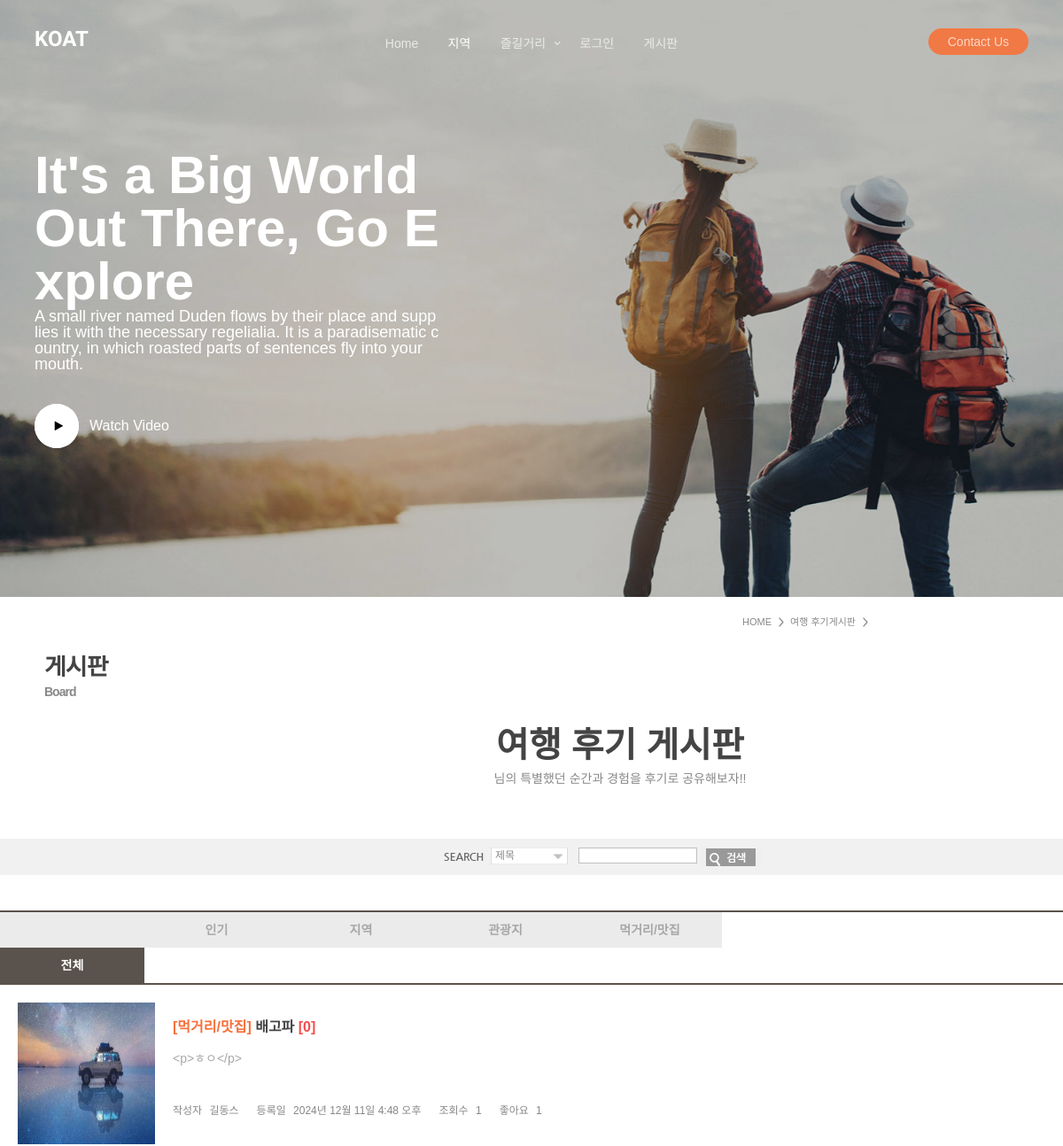
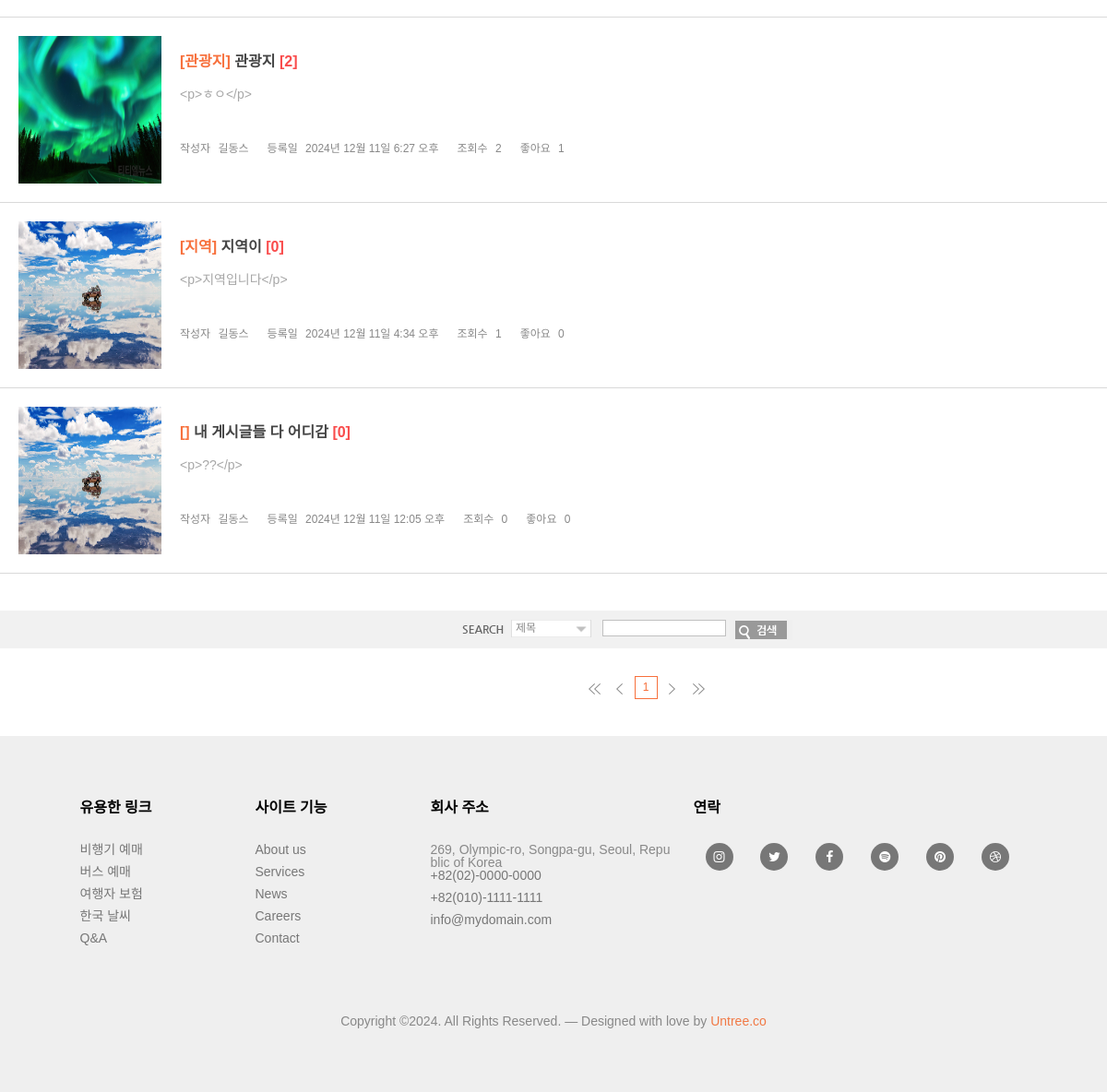
/board/blist/, run on the app's committed database (2 pictures, top to bottom).
### board/models.py (models this page shows, shortened)
class Board(models.Model):
  b_no = models.AutoField(primary_key=True)
  member = models.ForeignKey(Member,on_delete=models.DO_NOTHING, null=True)
  b_like_members = models.ManyToManyField(Member,default='', related_name='like_member')
  b_dislike_members = models.ManyToManyField(Member,default='', related_name='dislike_member')
  b_title = models.CharField(max_length=30)
  b_content = models.TextField()
  b_hit = models.IntegerField(default=0)
  b_header = models.CharField(max_length=10, null=True, blank=True)
  b_date = models.DateTimeField(auto_now=True)
  b_file = models.ManyToManyField('BoardFile', blank=True)  # ManyToManyField로 이미지 여러 개 연결

class BoardFile(models.Model):
  b_board = models.ForeignKey(Board, related_name='files', on_delete=models.CASCADE)  # Board와 연결
  b_file = models.ImageField(upload_to='board/', null=True, blank=True)  # 이미지 파일 필드

### member/models.py (models this page shows, shortened)
class Member(models.Model):
  m_id = models.CharField(max_length=50,primary_key=True)
  m_password = models.CharField(max_length=100)
  m_username = models.CharField(max_length=100)
  m_nickName = models.CharField(max_length=100)
  m_gender = models.CharField(max_length=10, default='남자')
  m_email = models.CharField(max_length=100)
  m_date = models.DateTimeField(auto_now=True)
  m_auth = models.IntegerField(default=1)

### board/views.py (the view, shortened to what this page needs)
# urls.py: path('blist/',views.blist,name='blist'),
def blist(request):
  npage = int(request.GET.get('npage',1))
  b_header = request.GET.get('b_header','')
  cl = request.GET.get('cl','')
  searchType = request.GET.get('type','b_title')
  qs = Board.objects.all().order_by('-b_no')
  if b_header == '인기':
    qs = qs.annotate(like_count=Count('b_like_members'))  # b_like_members의 수를 세기
    qs = qs.filter(like_count__gte=1)
  elif b_header:
    qs = qs.filter(b_header=b_header)
  qs = qs.annotate(comment_count=Count('comment')) # 댓글 수 표시
  paginator = Paginator(qs,5)
  blist = paginator.get_page(npage)
  context = {'blist':blist,'npage':npage,'cl':cl,'searchType':searchType}
  return render(request,'blist.html',context)

### board/templates/blist.html (shortened to what this page needs)
{% extends "bbase.html" %}
{% block container-block %}
{% load static %}
<!doctype html>
<html lang="en">
<head>
  <link rel="stylesheet" href="{% static 'fonts/icomoon/style.css'%}">
  <link rel="stylesheet" href="{% static 'fonts/flaticon/font/flaticon.css'%}">
  <link rel="stylesheet" href="{% static 'css/tiny-slider.css'%}">
  <link rel="stylesheet" href="{% static 'css/aos.css'%}">
  <link rel="stylesheet" href="{% static 'css/flatpickr.min.css'%}">
  <link rel="stylesheet" href="{% static 'css/glightbox.min.css'%}">
  <link rel="stylesheet" href="{% static 'css/style.css'%}">
	<link rel="stylesheet" type="text/css" href="{% static 'css/reset.css'%}" />
	<link rel="stylesheet" type="text/css" href="{% static 'css/layout.css'%}" />
	<link rel="stylesheet" type="text/css" href="{% static 'css/content.css'%}" />
</head>
<body>
	<nav class="site-nav mt-3">
		<div class="container">
			<div class="site-navigation">
				<div class="row">
					<div class="col-6 col-lg-3">
						<a href="/" class="logo m-0 float-start">KOAT</a>
					</div>
					<div class="col-lg-6 d-none d-lg-inline-block text-center nav-center-wrap">
						<ul class="js-clone-nav  text-center site-menu p-0 m-0">
							<li><a href="/">Home</a></li>
							<li class="active"><a href="about.html">지역</a></li>
							<li class="has-children">
								<a href="#">즐길거리</a>
							</li>
							{% if not request.session.session_m_id %}
								<li><a href="/member/login/">로그인</a></li>
							{% else %}
								<li><a href="/member/logout/">로그아웃</a></li>
							{% endif %}
							<li><a href="/board/blist/">게시판</a></li>
						</ul>
					</div>
					<div class="col-6 col-lg-3 text-lg-end">
						<ul class="js-clone-nav d-none d-lg-inline-block text-end site-menu ">
							<li class="cta-button"><a href="contact.html">Contact Us</a></li>
						</ul>
					</div>
				</div>
			</div>
		</div>
	</nav>
	<div class="hero overlay">
		<div class="img-bg rellax">
			<img src="/static/images/hero_1.jpg" alt="Image" class="img-fluid">
		</div>
		<div class="container">
			<div class="row align-items-center justify-content-start">
				<div class="col-lg-5">
					<h1 class="heading" data-aos="fade-up">It's a Big World Out There, Go Explore</h1>
					<p class="mb-5" data-aos="fade-up">A small river named Duden flows by their place and supplies it with the necessary regelialia. It is a paradisematic country, in which roasted parts of sentences fly into your mouth.</p>
					<div data-aos="fade-up">
						<a href="https://www.youtube.com/watch?v=5n-e6lOhVq0" class="play-button align-items-center d-flex glightbox3" >
							<span class="icon-button me-3">
								<span class="icon-play"></span>
							</span>
							<span class="caption">Watch Video</span>
						</a>
					</div>
				</div>
			</div>
		</div>
	</div>
	<div id="container">
		<div id="location">
			<ol>
				<li><a href="/">HOME</a></li>
				<li><a href="/board/blist/">여행 후기게시판</a></li>
			</ol>
		</div>
		<div id="outbox">
			<div id="left">
				<div id="title2"><a>게시판<span>Board</span></div>
			</div><script type="text/javascript">initSubmenu(2,0);</script>
			<div id="contents">
				<div id="mypage">
					<h2><strong>여행 후기 게시판</strong>
						<span>{{request.session.session_m_nickName}}님의 특별했던 순간과 경험을 후기로 공유해보자!!</span></h2>
					<div class="searchWrap">
						<form method='get' action="{% url 'board:blist' %}">
							<div class="search">
								<ul>
									<li class="web"><img src="/static/images/txt/txt_search.gif" alt="search" /></li>
									<li class="se">
									</li>
									<li><input type="text" name='cl' class="searchInput" /></li>
									<li class="web">
                    <button type="submit"><img src="/static/images/btn/btn_search.gif" alt="검색" /></button>
                	</li>
								</ul>
							</div>
						</form>
					</div>
					<div class="productTab normaltab">
						<ul>
							<li><a href="/board/blist/" class = "{% if not request.GET.b_header %}on{% endif %}">전체</a></li>
							<li><a href="/board/blist/?b_header=인기" class="{% if request.GET.b_header == '인기' %}on{% endif %}">인기</a></li>
							<li><a href="/board/blist/?b_header=지역" class="{% if request.GET.b_header == '지역' %}on{% endif %}">지역</a></li>
							<li><a href="/board/blist/?b_header=관광지" class="{% if request.GET.b_header == '관광지' %}on{% endif %}">관광지</a></li>
							<li><a href="/board/blist/?b_header=먹거리/맛집" class="{% if request.GET.b_header == '먹거리/맛집' %}on{% endif %}">먹거리/맛집</a></li>
						</ul>
					</div>
					<div class="imgListType">
						<ul>
							{% if blist %}
								{% for board in blist %}
							<li>
								<div class="img">
									{% with board.b_file.all|first as first_file %}
										{% if first_file %}
												<a href='/board/bview/{{board.b_no}}/'><img src="{{ first_file.b_file.url }}" width="155" height="160" alt="{{ first_file.b_file.name }}" /></a>
										{% else %}
												<img src="/static/images/no_image.png" width="155" height="160" alt="No Image" />
										{% endif %}
									{% endwith %}
								</div>
								<div class="txt">
									<div class="subject">
										<a href="/board/bview/{{board.b_no}}/"><span class="orange">[{{board.b_header}}]</span> {{board.b_title}} <span style="color : #f94b4b;">[{{board.comment_count}}]</span></a>
									</div>
									<div class="conf">
										<a href='/board/bview/{{board.b_no}}/'>
											{{board.b_content}}
										</a>
									</div>
									<div class="data">
										<p>작성자 <span>{{board.member.m_nickName}}</span></p>
										<p>등록일 <span>{{board.b_date}}</span></p>
										<p>조회수 <span>{{board.b_hit}}</span></p>
										<p>좋아요 <span>{{board.b_like_members.count}}</span></p>
									</div>
								</div>
							</li>
								{% endfor %}
							{% endif %}
						</ul>
					</div>
					<div class="searchWrap">
						<form method='get' action="{% url 'board:blist' %}">
							<div class="search">
								<ul>
									<li class="web"><img src="/static/images/txt/txt_search.gif" alt="search" /></li>
									<li class="se">
									</li>
									<li><input type="text" name='cl' class="searchInput" /></li>
									<li class="web">
                    <button type="submit"><img src="/static/images/btn/btn_search.gif" alt="검색" /></button>
                	</li>
								</ul>
							</div>
						</form>
					</div>
					<div class="btnAreaList">
						<div class="allPageMoving1">
						{% if blist.has_previous %}
						<a href="/board/blist/?npage=1" class="n"><img src="/static/images/btn/btn_pre2.gif" alt="처음으로"/></a>
						<a href="/board/blist/?npage={{blist.previous_page_number}}" class="pre"><img src="/static/images/btn/btn_pre1.gif" alt="앞페이지로"/></a>
						{% else %}
						<a href="#" class="n"><img src="/static/images/btn/btn_pre2.gif" alt="처음으로"/></a>
						<a href="#" class="pre"><img src="/static/images/btn/btn_pre1.gif" alt="앞페이지로"/></a>
						{% endif %}
						{% for page in blist.paginator.page_range %}
							{% if page != npage %}
								<a href="/board/blist/?npage={{page}}">{{page}}</a>
							{% else %}
								<strong>{{page}}</strong>
							{% endif %}
						{% endfor %}
						{% if blist.has_next %}
						<a href="/board/blist/?npage={{blist.next_page_number}}" class="next"><img src="/static/images/btn/btn_next1.gif" alt="뒤페이지로"/></a>
						<a href="/board/blist/?npage={{blist.paginator.num_pages}}" class="n"><img src="/static/images/btn/btn_next2.gif" alt="마지막페이지로"/></a>
						{% else %}
						<a href="#" class="next"><img src="/static/images/btn/btn_next1.gif" alt="뒤페이지로"/></a>
						<a href="#" class="n"><img src="/static/images/btn/btn_next2.gif" alt="마지막페이지로"/></a>
						{% endif %}
						</div>
					</div>
				</div>
			</div>
		</div>
	</div>
	{% endblock container-block %}

### board/templates/bbase.html (shortened to what this page needs)
{% load static %}
{% block container-block %}
{% endblock container-block %}
	<div class="site-footer">
		<div class="container">
			<div class="row">
				<div class="col-lg-2 ml-auto">
					<div class="widget">
						<h3>유용한 링크</h3>
						<ul class="list-unstyled float-left links">
							<li><a href="https://www.skyscanner.co.kr/">비행기 예매</a></li>
							<li><a href="https://www.kobus.co.kr/main.do">버스 예매</a></li>
							<li><a href="https://www.mibankins.com/travel/">여행자 보험</a></li>
							<li><a href="https://www.weather.go.kr/w/index.do">한국 날씨</a></li>
							<li><a href="#">Q&A</a></li>
						</ul>
					</div>
				</div>
				<div class="col-lg-2">
					<div class="widget">
						<h3>사이트 기능</h3>
						<ul class="list-unstyled float-left links">
							<li><a href="#">About us</a></li>
							<li><a href="#">Services</a></li>
							<li><a href="#">News</a></li>
							<li><a href="#">Careers</a></li>
							<li><a href="#">Contact</a></li>
						</ul>
					</div>
				</div>
				<div class="col-lg-3">
					<div class="widget">
						<h3>회사 주소</h3>
						<address>	269, Olympic-ro, Songpa-gu, Seoul, Republic of Korea</address>
						<ul class="list-unstyled links mb-4">
							<li><a href="tel://11234567890">+82(02)-0000-0000</a></li>
							<li><a href="tel://11234567890">+82(010)-1111-1111</a></li>
							<li><a href="mailto:info@mydomain.com">info@mydomain.com</a></li>
						</ul>
					</div>
				</div>
				<div class="col-lg-4">
					<div class="widget">
						<h3>연락</h3>
						<ul class="list-unstyled social icoct">
							<li><a href="https://www.instagram.com/kto9suk9suk"><span class="icon-instagram"></span></a></li>
							<li><a href="https://x.com/kor_visitkorea"><span class="icon-twitter"></span></a></li>
							<li><a href="https://www.facebook.com/welcometoKTO"><span class="icon-facebook"></span></a></li>
							<li><a href="https://open.spotify.com/track/1IlMgzxAtjoNUPUmp8Omki?si=3d0feb86bdc54c9b"><span class="icon-spotify"></span></a></li>
							<li><a href="#"><span class="icon-pinterest"></span></a></li>
							<li><a href="#"><span class="icon-dribbble"></span></a></li>
						</ul>
					</div>
			</div>
			<div class="row mt-5">
				<div class="col-12 text-center">
					<p class="mb-0">Copyright &copy;. All Rights Reserved. &mdash; Designed with love by <a href="https://untree.co">Untree.co</a>
					</p>
				</div>
			</div>
		</div>
	</body>
	</html>

### static/css/layout.css (style rules this page uses)
html { overflow-y:scroll; width:100%; }

### static/css/content.css (style rules this page uses)
#container { position:relative; max-width:100%; padding:46px 0 40px 0; margin:0 auto; *zoom:1; }
#container:after { content:""; display:block; clear:both; }
#outbox { width:100%; margin:20px 0 0 0; overflow:hidden; }
#location { position:absolute; right:0; top:11px; overflow:hidden; }
#location ol { float:right; padding:0 0 0 7px; margin-right: 220px; }
#location ol li { float:left; padding:12px 14px 12px 7px; line-height:1; font-size:11px; color:#888; background:url('../images/bg/bg_location.gif') right 12px no-repeat; }
#location ol li a { text-decoration:none; color:#888; }
#left { float:left; width:180px; margin:0 50px 0 50px; overflow:hidden; }
#left #title2 { width:100%; height:81px; font-size:27px; color:#444; font-weight:600; letter-spacing:-1px; line-height:1; }
#left #title2 span { display:block; font-size:14px; color:#888; font-weight:600; line-height:2; }
#contents { float:left; width:1400px; }
#contents h2 { height:86px; text-align:center; }
#contents h2 strong { width:100%; display:block; font-size:40px; font-weight:600; color:#444; margin:0 0 10px 0; }
#contents h2 span { width:100%; display:block; font-size:14px; color:#888; font-weight:normal; line-height:1.2; word-break:keep-all; }
#mypage { width:100%; overflow:hidden; }
#mypage h2 { margin-bottom: 30px; }
.productTab { width:100%; margin:100px 0 0 0; overflow:hidden; }
.productTab ul { width:100%; border-top:2px #5a524c solid; border-bottom:2px #5a524c solid; overflow:hidden; }
.productTab ul li { float:left; }
.productTab ul li a { display: block; width:163px; height:40px; line-height:40px; background:#ebebeb; font-weight:600; font-size:14px; text-align:center; }
.productTab ul li a.on { background:#5a524c; color:#fff; }
.normaltab { margin:40px 0 0 0; }
.imgListType { width:100%; overflow:hidden; }
.imgListType ul li { width:100%; padding:20px 0; border-bottom:1px #d9d9d9 solid; overflow:hidden; }
.imgListType ul li .img { float:left; padding:0 20px; }
.imgListType ul li .txt { float:left; width:460px; }
.imgListType ul li .txt .subject { font-size:16px; font-weight:600; color:#444; padding:18px 0 0 0; }
.imgListType ul li .txt .subject a { color:#444; line-height:1.3; }
.imgListType ul li .txt .conf { height:74px; font-size:14px; color:#666; line-height:1.3; padding:15px 0 0 0; }
.imgListType ul li .txt .data p { float:left; }
.imgListType ul li .txt .data span { padding:0 20px 0 5px; line-height:1.6; }
.searchInput { width:134px; height:18px; line-height:18px; background:#fff; border:1px #c0c0c0 solid; padding:0 0 0 5px; font-size:12px; margin:0 4px 0 0; }
.btnAreaList { position:relative; width:100%; text-align:center; clear:both; }
.allPageMoving1 { margin:30px 0 0 0; }
.allPageMoving1 * { vertical-align:top; }
.allPageMoving1 a { display:inline-block;width:25px;height:25px;line-height:23px;color:#888;text-decoration:none; border:1px #c0c0c0 solid; background:#fff; font-size:12px; }
.allPageMoving1 a.n { border:0;padding:0; }
.allPageMoving1 a.pre { border:0;padding:0; }
.allPageMoving1 a.next { border:0;padding:0; }
.allPageMoving1 a img { vertical-align:top; }
.allPageMoving1 strong { display:inline-block; width:25px; height:25px; line-height:23px; color:#f7703c; text-decoration:none; border:1px #f7703c solid; background:#fff; font-size:12px; font-weight:normal; }
.searchWrap { width:100%; background:#f1f1f1; padding:10px 0 9px 0; margin:40px 0 0 0; }
.search { width:400px; margin:0 auto; text-align:center; overflow:hidden; }
.search ul li { float:left; }
.search ul li button { border:None; }
.search ul li.se { margin:0 12px 0 0; }
.orange { color:#f7703c !important; }

### data on the page
Board: b_file (picture), b_header "먹거리/맛집", b_title "배고파", comment_count "0", b_content "<p>ㅎㅇ</p>", member.m_nickName "길동스", b_date "2024년 12월 11일 4:48 오후", b_hit "1", b_like_members.count "1"
Board: b_file (picture), b_header "관광지", b_title "관광지", comment_count "2", b_content "<p>ㅎㅇ</p>", member.m_nickName "길동스", b_date "2024년 12월 11일 6:27 오후", b_hit "2", b_like_members.count "1"
Board: b_file (picture), b_header "지역", b_title "지역이", comment_count "0", b_content "<p>지역입니다</p>", member.m_nickName "길동스", b_date "2024년 12월 11일 4:34 오후", b_hit "1", b_like_members.count "0"
Board: b_file (picture), b_title "내 게시글들 다 어디감", comment_count "0", b_content "<p>??</p>", member.m_nickName "길동스", b_date "2024년 12월 11일 12:05 오후", b_hit "0", b_like_members.count "0"

### other printed values
{{ page }} "1"
